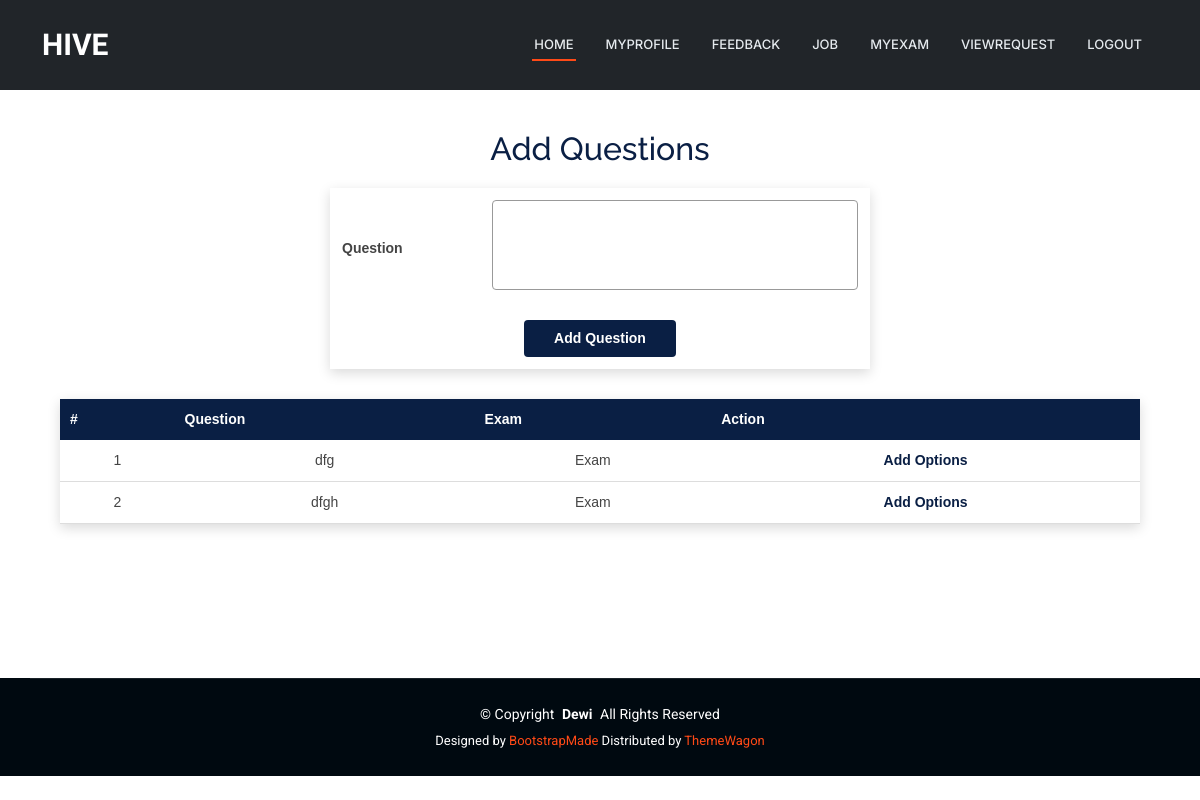
The page /JobProvider/addquestions/7 on the database its author committed.
### JobProvider/models.py (models this page shows)
class tbl_questions(models.Model):
    question=models.CharField(max_length=100)
    examination=models.ForeignKey(tbl_examination,on_delete=models.CASCADE)

class tbl_examination(models.Model):
    examination_name=models.CharField(max_length=50)
    examination_mark=models.CharField(max_length=50)
    examination_time=models.CharField(max_length=50)
    examination_status = models.IntegerField(default=0)
    time = models.TimeField(null=True)
    start_time = models.TimeField(null=True)
    job=models.ForeignKey(tbl_job,on_delete=models.CASCADE,null=True)

### JobProvider/views.py (the view)
# urls.py: path('addquestions/<int:id>',views.addquestions,name='addquestions'),
def addquestions(request,id):
    que=tbl_questions.objects.filter(examination=id)
    if  request.method=="POST":
        examination=tbl_examination.objects.get(id=id)
        questions=request.POST.get("txt_question")
        tbl_questions.objects.create(question=questions,examination=examination)
    return render(request,'JobProvider/Question.html',{'result':que,'id':id})

### JobProvider/Templates/JobProvider/Question.html (shortened to what this page needs)
{% extends 'JobProvider/Header.html' %}
{% block content %}
<head>
</head>
<div class="jp-question-wrapper">
    <h2 class="jp-question-title">Add Questions</h2>
    <form action="" method="post" enctype="multipart/form-data">
        <table class="jp-question-form">
            <tr>
                <td><strong>Question</strong></td>
                <td><textarea name="txt_question" required></textarea></td>
            </tr>
            <tr>
                <td colspan="2" align="center">
                    <input type="submit" value="Add Question" class="jp-question-btn">
                </td>
            </tr>
        </table>
    </form>
    <table class="jp-question-table">
        <tr>
            <th>#</th>
            <th>Question</th>
            <th>Exam</th>
            <th>Action</th>
        </tr>
        {% for i in result %}
        <tr>
            <td>{{ forloop.counter }}</td>
            <td width="300">{{ i.question }}</td>
            <td>{{ i.examination.examination_name }}</td>
            <td class="jp-question-link">
                <a href="{% url 'JobProvider:addoptions' i.id %}">Add Options</a>
            </td>
        </tr>
        {% endfor %}
    </table>
</div>
{% endblock %}

### Guest/static/Main/assets/css/main.css (style rules this page uses)
:root { --default-font: "Roboto", system-ui, -apple-system, "Segoe UI", Roboto, "Helvetica Neue", Arial, "Noto Sans", "Liberation Sans", sans-serif, "Apple Color Emoji", "Segoe UI Emoji", "Segoe UI Symbol", "Noto Color Emoji"; --heading-font: "Raleway", sans-serif; --nav-font: "Inter", sans-serif; }
:root { --background-color: #ffffff; --default-color: #444444; --heading-color: #273d4e; --accent-color: #ff4a17; --surface-color: #ffffff; --contrast-color: #ffffff; }
:root { --nav-color: #e5eaee; --nav-hover-color: #ff4a17; --nav-mobile-background-color: #ffffff; --nav-dropdown-background-color: #ffffff; --nav-dropdown-color: #444444; --nav-dropdown-hover-color: #ff4a17; }
:root { scroll-behavior: smooth; }
body { color: var(--default-color); background-color: var(--background-color); font-family: var(--default-font); }
a { color: var(--accent-color); text-decoration: none; transition: 0.3s; }
h1, h2, h3, h4, h5, h6 { color: var(--heading-color); font-family: var(--heading-font); }

### JobProvider/Templates/JobProvider/Question.html (style rules this page uses)
.jp-question-wrapper { width: 90%; margin: 30px auto; font-family: Arial, sans-serif; }
.jp-question-title { text-align: center; color: #0a1f44; margin-bottom: 20px; }
.jp-question-form { width: 50%; margin: 0 auto 30px auto; border-collapse: collapse; background-color: #ffffff; box-shadow: 0 4px 12px rgba(0,0,0,0.15); }
.jp-question-form td { padding: 12px; font-size: 14px; }
.jp-question-form textarea { width: 100%; height: 90px; padding: 8px; border: 1px solid #999; border-radius: 4px; resize: none; }
.jp-question-btn { padding: 8px 30px; background-color: #0a1f44; color: white; border: none; border-radius: 4px; cursor: pointer; font-weight: bold; }
.jp-question-table { width: 100%; border-collapse: collapse; background-color: #ffffff; box-shadow: 0 4px 12px rgba(0,0,0,0.15); }
.jp-question-table th { background-color: #0a1f44; color: white; padding: 10px; font-size: 14px; }
.jp-question-table td { padding: 10px; font-size: 14px; text-align: center; border-bottom: 1px solid #ddd; }
.jp-question-link a { color: #0a1f44; font-weight: bold; text-decoration: none; }

### rows shown on the page
tbl_questions: question "dfg", examination.examination_name "Exam"
tbl_questions: question "dfgh", examination.examination_name "Exam"
